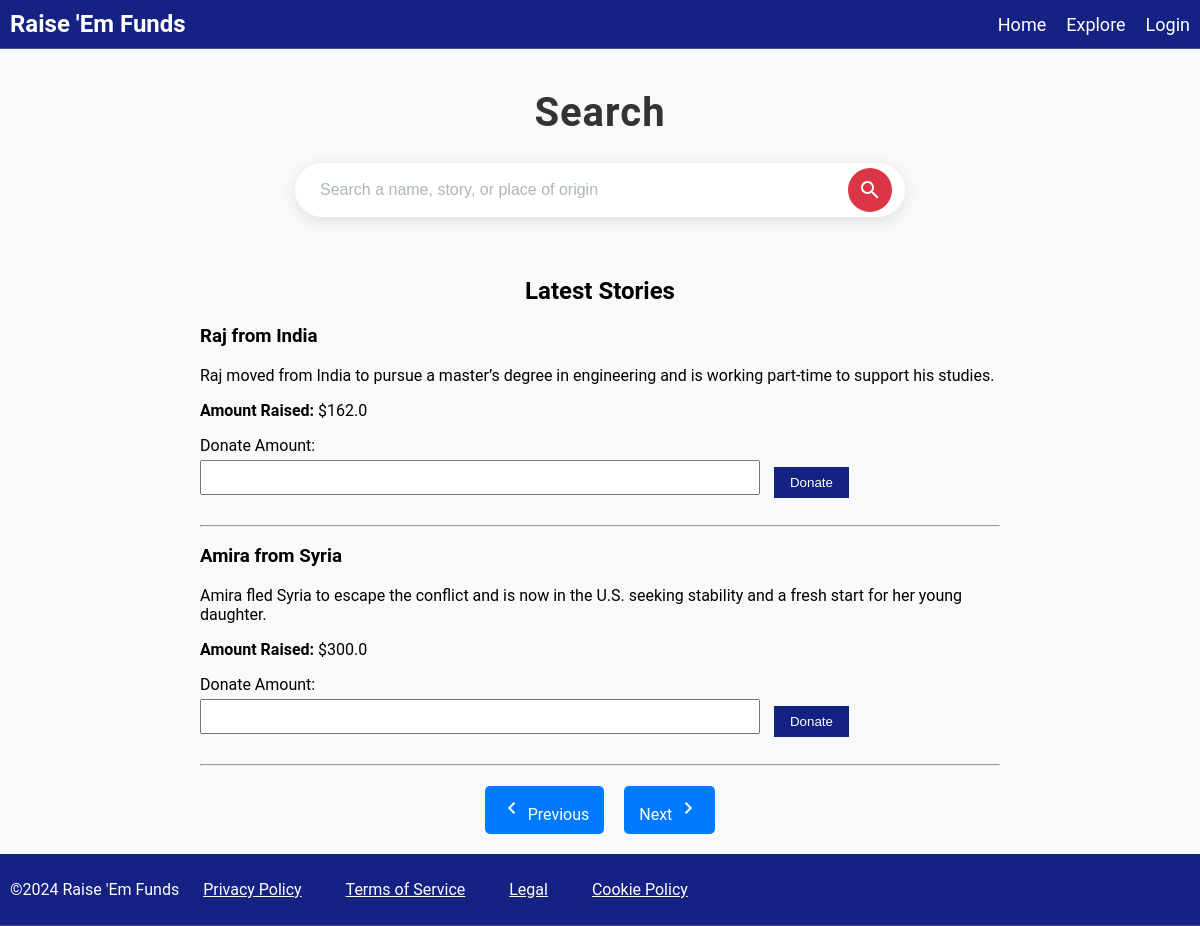
Page /explore?query=&page=3 on the committed database.
### tables this page shows
CREATE TABLE posts(
  id INTEGER PRIMARY KEY AUTOINCREMENT,
  name TEXT NOT NULL,
  place_of_origin TEXT NOT NULL,
  story TEXT NOT NULL,
  amount_raised REAL NOT NULL
);

### main.py (the view)
@app.route('/explore', methods=["GET"])
def explore():
    data = request.args.get("query","")
    pg = int(request.args.get("page", 1))
    sppg = 2
    if data:
        results, total_results = search_post(data, pg, sppg)
    else:
        results, total_results = get_latest_posts(pg, sppg)
    total_pages = (total_results + sppg - 1) // sppg
    return render_template('explore.html', query=data, results=results, pg=pg, total_pages=total_pages)

### main.py (called while the page is built)
def get_latest_posts(page, per_page):
    offset = (page - 1) * per_page
    conn = s3.connect("main.db")
    cursor = conn.cursor()
    cursor.execute('''
    SELECT id, name, place_of_origin, story, amount_raised FROM posts
    ORDER BY id DESC
    LIMIT ? OFFSET ?
    ''', (per_page, offset))
    results = cursor.fetchall()
    cursor.execute('''
    SELECT COUNT(*) FROM posts
    ''')
    total_results = cursor.fetchone()[0]
    conn.close()
    return results, total_results

### templates/explore.html (shortened to what this page needs)
{% extends 'base.html' %}
{% block content %}
<link rel="stylesheet" type="text/css" href="{{ url_for('static', filename='css/search.css') }}">
<h1 class="page-title">Search</h1>
<form action="/explore" method="GET" class="search-form">
    <div class="search-container">
        <input type="text" id="searchQuery" name="query" placeholder="Search a name, story, or place of origin" required>
        <button type="submit" class="search-button">
            <span class="material-icons">search</span>
        </button>
    </div>
</form>
<div id="filling" class="filling">
    {% if query %}
        <h2 class="search-head">Results for "{{ query }}":</h2>
    {% else %}
        <h2 class="search-head">Latest Stories</h2>
    {% endif %}
    {% if results %}
        <ul class="story_list">
            {% for result in results %}
            <li class="story-item">
                <h3>{{ result[1] }} from {{ result[2] }}</h3>
                <p>{{ result[3] }}</p>
                <p><strong>Amount Raised:</strong> ${{ result[4] }}</p>
                <form action="/donate" method="POST" class="donate-form">
                    <label for="donation_amount_{{ result[0] }}" class="donate-label">Donate Amount:</label>
                    <div class="donate-input-button">
                        <input type="number" id="donation_amount_{{ result[0] }}" name="donation_amount" min="0.01" step="0.01" required>
                        <button type="submit">Donate</button>
                    </div>
                </form>
            </li>
            <hr class="story-divider">
            {% endfor %}
        </ul>
    {% else %}
        <p>No results found.</p>
    {% endif %}
</div>
<div class="pagination">
    {% if pg > 1 %}
        <a href="/explore?query={{ query }}&page={{ pg - 1 }}" class="pagination-link">
            <span class="material-icons">chevron_left</span> Previous
        </a>
    {% endif %}
    {% if pg < total_pages %}
        <a href="/explore?query={{ query }}&page={{ pg + 1 }}" class="pagination-link">
            Next <span class="material-icons">chevron_right</span>
        </a>
    {% endif %}
</div>
{% endblock %}

### static/css/nav.css (style rules this page uses)
.filling { margin-top: 60px; }

### static/css/search.css (style rules this page uses)
body, html { margin: 0; padding: 0; height: 100%; font-family: 'Roboto', sans-serif; background-color: #f8f9fa; }
.page-title { text-align: center; font-size: 2.5rem; color: #333; margin-top: 40px; font-weight: 700; letter-spacing: 1px; }
.search-container { display: flex; justify-content: center; align-items: center; background-color: #fff; border-radius: 50px; box-shadow: 0 4px 15px rgba(0, 0, 0, 0.1); padding: 5px; max-width: 600px; margin: 20px auto; }
input[type="text"] { width: 90%; padding: 12px; border: none; border-radius: 50px; font-size: 1rem; color: #6c757d; box-sizing: border-box; transition: box-shadow 0.3s ease; }
input[type="text"]::placeholder { color: #adb5bd; }
.search-button { background-color: #dc3545; border: none; border-radius: 50%; padding: 10px; cursor: pointer; display: flex; align-items: center; justify-content: center; transition: background-color 0.3s ease, transform 0.2s ease; }
.search-button .material-icons { color: white; font-size: 24px; }
.search-head { text-align: center; }
.pagination-link { display: inline-block; padding: 10px 15px; margin: 0 10px; background-color: #007bff; color: white; border-radius: 5px; text-decoration: none; transition: background-color 0.3s ease, transform 0.2s ease; }
.pagination { display: flex; justify-content: center; margin: 20px 0; }
.story_list { list-style: none; padding: 0; margin: 20px auto; max-width: 800px; }
.story-item { margin-bottom: 20px; }
.donate-form { margin-top: 10px; }
.donate-form label { display: block; margin-bottom: 5px; }
.donate-form input[type="number"], .donate-form button { display: inline-block; vertical-align: middle; }
.donate-form input[type="number"] { width: 70%; padding: 8px; margin-bottom: 10px; margin-right: 10px; box-sizing: border-box; }
.donate-form button { background-color: #152283; color: white; padding: 8px 16px; border: none; cursor: pointer; }

### rows in the picture
posts: name "Raj", place_of_origin "India", story "Raj moved from India to pursue a master’s degree in engineering and is working part-time to support his studies.", amount_raised "162.0"
posts: name "Amira", place_of_origin "Syria", story "Amira fled Syria to escape the conflict and is now in the U.S. seeking stability and a fresh start for her young daughter.", amount_raised "300.0"
